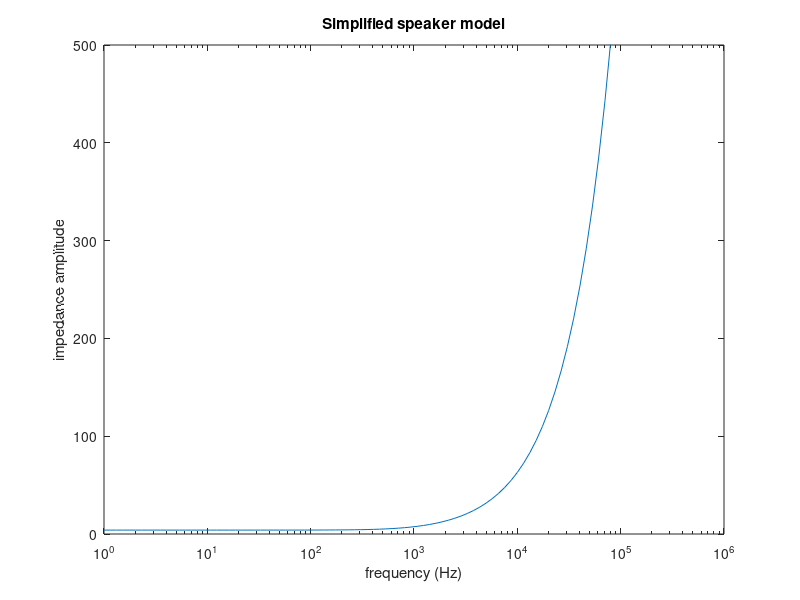

Here is the MATLAB script that generated this plot:
f = logspace (0, 6, 100);
% Vector of frequencies in log scale
R = 4;
L = 1e-3;
% Parameters of the RL circuit

Z = R + 1i.*L.*f.*2.*pi;
%Z = 1i.*L.*f.*2.*pi;
%Series circuit

Z_amp = abs(Z);
%Take the amplitude

%Next plot the graph
figure
semilogx(f,Z_amp)
ylim([0 500])
title('Simplified speaker model')
xlabel('frequency (Hz)')
ylabel('impedance amplitude')